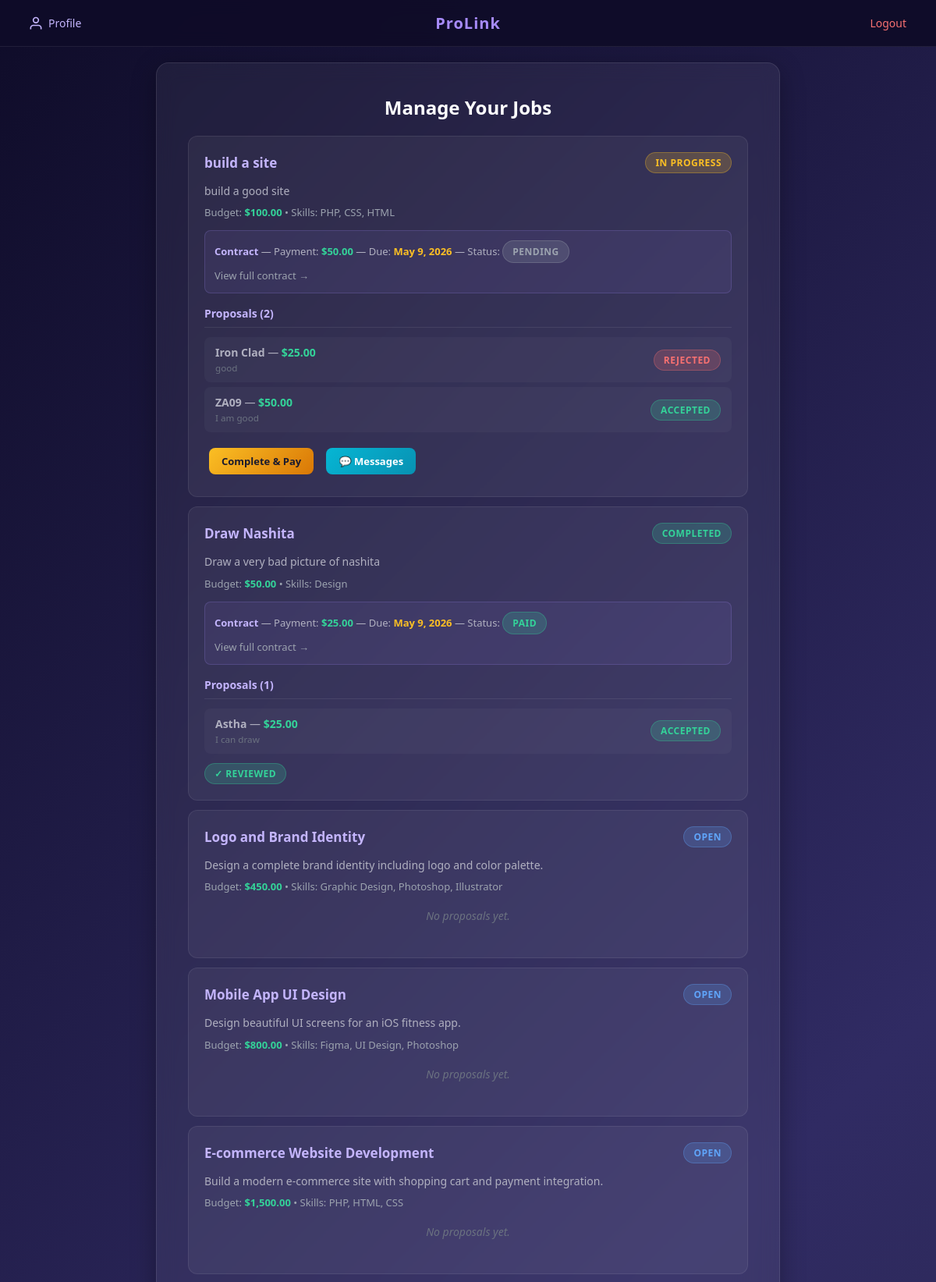
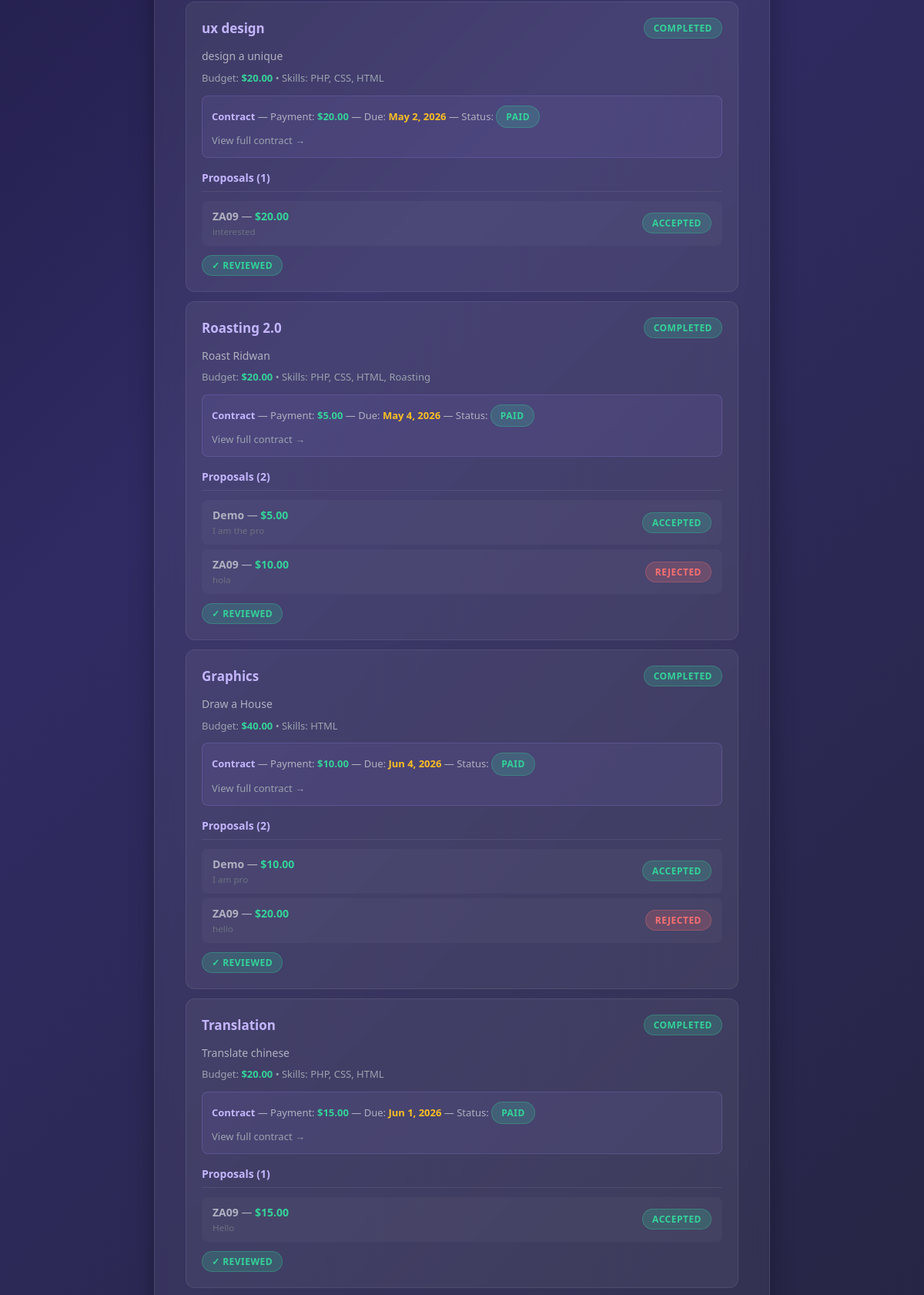
Page /prolink/client/manage_jobs.php (signed in, upper part) on the committed database (2 pictures, top to bottom).
### tables this page shows
CREATE TABLE `jobs` (
  `job_id` int(11) NOT NULL,
  `user_id` int(11) NOT NULL,
  `title` varchar(255) NOT NULL,
  `description` text NOT NULL,
  `budget` decimal(10,2) DEFAULT NULL,
  `job_status` enum('open','in_progress','completed') DEFAULT 'open',
  `skills` varchar(255) DEFAULT NULL
);

CREATE TABLE `contracts` (
  `contract_id` int(11) NOT NULL,
  `job_id` int(11) NOT NULL,
  `client_id` int(11) NOT NULL,
  `freelancer_id` int(11) NOT NULL,
  `title` varchar(255) NOT NULL,
  `description` text NOT NULL,
  `amount` decimal(10,2) NOT NULL,
  `due_date` date NOT NULL,
  `payment_status` enum('pending','paid') DEFAULT 'pending',
  `created_at` timestamp NOT NULL DEFAULT current_timestamp()
);

CREATE TABLE `proposals` (
  `proposal_id` int(11) NOT NULL,
  `job_id` int(11) NOT NULL,
  `freelancer_id` int(11) NOT NULL,
  `bid_amount` decimal(10,2) NOT NULL,
  `status` enum('pending','accepted','rejected') DEFAULT 'pending',
  `cover_letter` text DEFAULT NULL,
  `submitted_at` timestamp NOT NULL DEFAULT current_timestamp()
);

CREATE TABLE `users` (
  `user_id` int(11) NOT NULL,
  `name` varchar(100) DEFAULT NULL,
  `email` varchar(100) NOT NULL,
  `password_hash` varchar(255) NOT NULL,
  `type` enum('client','freelancer') NOT NULL,
  `company_name` varchar(100) DEFAULT NULL,
  `total_spent` decimal(12,2) DEFAULT 0.00,
  `bio` text DEFAULT NULL,
  `hourly_rate` decimal(10,2) DEFAULT NULL
);

### prolink/client/manage_jobs.php (the view, shortened to what this page needs)
<?php
include('../config/db.php');
$client_id = $_SESSION['user_id'];
$jobs = $conn->prepare("SELECT * FROM jobs WHERE user_id=? ORDER BY job_id DESC");
$jobs->bind_param("i", $client_id);
$jobs->execute();
$jobsResult = $jobs->get_result();
?>
<!DOCTYPE html>
<html>
<head>
    <link rel="stylesheet" href="../css/style.css">
</head>
<body class="has-navbar">
    <?php include('../includes/navbar.php'); ?>
    <div class="container container-wide">
        <h2>Manage Your Jobs</h2>
        <?php while ($job = $jobsResult->fetch_assoc()):
            $jid = $job['job_id'];
            $status = $job['job_status'] ?? 'open';
            $proposalsStmt = $conn->prepare("SELECT p.*, u.name, u.email FROM proposals p JOIN users u ON p.freelancer_id = u.user_id WHERE p.job_id=? ORDER BY p.proposal_id DESC");
            $proposalsStmt->bind_param("i", $jid);
            $proposalsStmt->execute();
            $proposalsResult = $proposalsStmt->get_result();
            $revCheck = $conn->prepare("SELECT review_id FROM reviews WHERE job_id=? AND reviewer_id=?");
            $revCheck->bind_param("ii", $jid, $client_id);
            $revCheck->execute();
            $alreadyReviewed = $revCheck->get_result()->num_rows > 0;
            $accProposal = $conn->prepare("SELECT freelancer_id FROM proposals WHERE job_id=? AND status='accepted'");
            $accProposal->bind_param("i", $jid);
            $accProposal->execute();
            $accResult = $accProposal->get_result();
            $acceptedFreelancer = ($accResult->num_rows > 0) ? $accResult->fetch_assoc()['freelancer_id'] : null;
            $contractStmt = $conn->prepare("SELECT * FROM contracts WHERE job_id=?");
            $contractStmt->bind_param("i", $jid);
            $contractStmt->execute();
            $contractResult = $contractStmt->get_result();
            $contract = ($contractResult->num_rows > 0) ? $contractResult->fetch_assoc() : null;
            ?>
            <div class="card">
                <div class="card-footer" style="margin-top:0; margin-bottom:12px;">
                    <h3 style="margin:0;"><?php echo htmlspecialchars($job['title']); ?></h3>
                    <span class="badge badge-<?php echo str_replace('_', '-', $status); ?>">
                        <?php echo ucfirst(str_replace('_', ' ', $status)); ?>
                    </span>
                </div>
                <p><?php echo htmlspecialchars($job['description']); ?></p>
                <?php if (!empty($job['budget'])): ?>
                    <p style="font-size:13px; color:#9ca3af; margin-top:6px;">
                        Budget: <strong class="bid-amount">$<?php echo number_format($job['budget'], 2); ?></strong>
                        <?php if (!empty($job['skills'])): ?>
                            • Skills: <?php echo htmlspecialchars($job['skills']); ?>
                        <?php endif; ?>
                    </p>
                <?php endif; ?>
                <?php if ($contract): ?>
                    <div
                        style="margin-top:12px; padding:12px; background:rgba(167,139,250,0.08); border-radius:8px; border:1px solid rgba(167,139,250,0.2);">
                        <p style="font-size:13px; margin-bottom:4px;">
                            <strong style="color:#c4b5fd;">Contract</strong>
                            — Payment: <strong class="bid-amount">$<?php echo number_format($contract['amount'], 2); ?></strong>
                            — Due: <strong
                                style="color:#fbbf24;"><?php echo date('M j, Y', strtotime($contract['due_date'])); ?></strong>
                            — Status: <span
                                class="badge badge-<?php echo ($contract['payment_status'] === 'paid') ? 'completed' : 'pending'; ?>">
                                <?php echo ucfirst($contract['payment_status']); ?>
                            </span>
                        </p>
                        <a href="view_contract.php?contract_id=<?php echo $contract['contract_id']; ?>" class="link-subtle">View
                            full contract →</a>
                    </div>
                <?php endif; ?>
                <?php if ($proposalsResult->num_rows > 0): ?>
                    <h4 class="section-title" style="font-size:14px; margin-top:16px;">
                        Proposals (<?php echo $proposalsResult->num_rows; ?>)
                    </h4>
                    <?php while ($proposal = $proposalsResult->fetch_assoc()): ?>
                        <div class="bid-item">
                            <div class="bid-info">
                                <strong><?php echo htmlspecialchars($proposal['name'] ?? $proposal['email']); ?></strong>
                                — <span class="bid-amount">$<?php echo number_format($proposal['bid_amount'], 2); ?></span>
                                <br>
                                <small style="color:#6b7280;"><?php echo htmlspecialchars($proposal['cover_letter']); ?></small>
                            </div>
                            <div>
                                <?php if ($status === 'open' && ($proposal['status'] ?? 'pending') === 'pending'): ?>
                                    <a href="create_contract.php?job_id=<?php echo $jid; ?>&proposal_id=<?php echo $proposal['proposal_id']; ?>&freelancer_id=<?php echo $proposal['freelancer_id']; ?>"
                                        class="btn btn-sm post">Accept & Create Contract</a>
                                <?php else: ?>
                                    <span class="badge badge-<?php echo $proposal['status'] ?? 'pending'; ?>">
                                        <?php echo ucfirst($proposal['status'] ?? 'pending'); ?>
                                    </span>
                                <?php endif; ?>
                            </div>
                        </div>
                    <?php endwhile; ?>
                <?php else: ?>
                    <p class="empty-state" style="padding:10px;">No proposals yet.</p>
                <?php endif; ?>
                <div class="card-footer">
                    <div>
                        <?php if ($status === 'in_progress' && $contract): ?>
                            <a href="complete_job.php?job_id=<?php echo $jid; ?>&contract_id=<?php echo $contract['contract_id']; ?>"
                                class="btn btn-sm btn-amber">Complete & Pay</a>
                            <a href="../includes/messages.php?job_id=<?php echo $jid; ?>" class="btn btn-sm btn-message">💬
                                Messages</a>
                        <?php endif; ?>
                        <?php if ($status === 'completed' && $acceptedFreelancer && !$alreadyReviewed): ?>
                            <a href="review.php?job_id=<?php echo $jid; ?>&freelancer_id=<?php echo $acceptedFreelancer; ?>"
                                class="btn btn-sm btn-purple">Leave Review</a>
                        <?php elseif ($status === 'completed' && $alreadyReviewed): ?>
                            <span class="badge badge-completed">✓ Reviewed</span>
                        <?php endif; ?>
                    </div>
                </div>
            </div>
        <?php endwhile; ?>
    </div>
</body>
</html>

### prolink/css/style.css (style rules this page uses)
* { box-sizing: border-box; margin: 0; padding: 0; }
body { min-height: 100vh; display: flex; flex-direction: column; justify-content: center; align-items: center; background: linear-gradient(135deg, #0f0c29, #302b63, #24243e); font-family: 'Segoe UI', Arial, sans-serif; color: #e0e0e0; padding: 20px; }
body.has-navbar { padding-top: 80px; justify-content: flex-start; }
.container { text-align: center; background: rgba(255, 255, 255, 0.06); backdrop-filter: blur(12px); padding: 40px; border-radius: 16px; border: 1px solid rgba(255, 255, 255, 0.1); box-shadow: 0 8px 32px rgba(0, 0, 0, 0.3); max-width: 500px; width: 100%; }
.container-wide { max-width: 800px; }
h1, h2 { margin-bottom: 20px; color: #fff; }
h3 { color: #c4b5fd; margin-bottom: 8px; }
p { color: #b0b0c0; line-height: 1.6; }
a { color: #a78bfa; }
.btn { display: inline-block; margin: 8px 6px; padding: 12px 24px; min-width: 140px; text-decoration: none; color: white; border-radius: 10px; font-size: 15px; font-weight: 600; border: none; cursor: pointer; transition: transform 0.2s, box-shadow 0.2s, opacity 0.2s; text-align: center; }
.btn-amber { background: linear-gradient(135deg, #fbbf24, #d97706); color: #1a1a2e; }
.btn-sm { padding: 8px 16px; min-width: auto; font-size: 13px; border-radius: 8px; }
.card { background: rgba(255, 255, 255, 0.05); border: 1px solid rgba(255, 255, 255, 0.08); border-radius: 12px; padding: 20px; margin: 12px 0; text-align: left; transition: border-color 0.2s; }
.card h3 { margin-bottom: 6px; font-size: 17px; }
.card p { font-size: 14px; margin-bottom: 6px; }
.card-footer { display: flex; align-items: center; justify-content: space-between; margin-top: 12px; flex-wrap: wrap; gap: 8px; }
.badge { display: inline-block; padding: 4px 12px; border-radius: 20px; font-size: 12px; font-weight: 600; text-transform: uppercase; letter-spacing: 0.5px; }
.badge-open { background: rgba(96, 165, 250, 0.2); color: #60a5fa; border: 1px solid rgba(96, 165, 250, 0.3); }
.badge-in-progress { background: rgba(251, 191, 36, 0.2); color: #fbbf24; border: 1px solid rgba(251, 191, 36, 0.3); }
.badge-completed { background: rgba(52, 211, 153, 0.2); color: #34d399; border: 1px solid rgba(52, 211, 153, 0.3); }
.badge-pending { background: rgba(156, 163, 175, 0.2); color: #9ca3af; border: 1px solid rgba(156, 163, 175, 0.3); }
.badge-accepted { background: rgba(52, 211, 153, 0.2); color: #34d399; border: 1px solid rgba(52, 211, 153, 0.3); }
.badge-rejected { background: rgba(248, 113, 113, 0.2); color: #f87171; border: 1px solid rgba(248, 113, 113, 0.3); }
.section-title { text-align: left; font-size: 18px; color: #c4b5fd; margin: 24px 0 12px; padding-bottom: 8px; border-bottom: 1px solid rgba(255, 255, 255, 0.08); }
.bid-item { display: flex; justify-content: space-between; align-items: center; padding: 10px 14px; background: rgba(255, 255, 255, 0.03); border-radius: 8px; margin: 6px 0; flex-wrap: wrap; gap: 8px; }
.bid-info { font-size: 14px; color: #b0b0c0; }
.bid-amount { font-weight: 700; color: #34d399; }
.empty-state { color: #6b7280; font-style: italic; padding: 20px; text-align: center; }
.link-subtle { color: #9ca3af; text-decoration: none; font-size: 13px; }
.btn-message { background: linear-gradient(135deg, #06b6d4, #0891b2); }

### rows in the picture
jobs: title "build a site", job_status "IN PROGRESS", description "build a good site", budget "100.00", skills "PHP, CSS, HTML", contracts.amount "50.00", contracts.due_date "May 9, 2026", contracts.payment_status "PENDING", num_rows "2"
proposals: freelancer.name "Iron Clad", bid_amount "25.00", cover_letter "good", status "REJECTED"
proposals: freelancer.name "ZA09", bid_amount "50.00", cover_letter "I am good", status "ACCEPTED"
jobs: title "Draw Nashita", job_status "COMPLETED", description "Draw a very bad picture of nashita", budget "50.00", skills "Design", contracts.amount "25.00", contracts.due_date "May 9, 2026", contracts.payment_status "PAID", num_rows "1", shows "✓ REVIEWED"
proposals: freelancer.name "Astha", bid_amount "25.00", cover_letter "I can draw", status "ACCEPTED"
jobs: title "Logo and Brand Identity", job_status "OPEN", description "Design a complete brand identity including logo and color palette.", budget "450.00", skills "Graphic Design, Photoshop, Illustrator", shows "No proposals yet."
jobs: title "Mobile App UI Design", job_status "OPEN", description "Design beautiful UI screens for an iOS fitness app.", budget "800.00", skills "Figma, UI Design, Photoshop", shows "No proposals yet."
jobs: title "E-commerce Website Development", job_status "OPEN", description "Build a modern e-commerce site with shopping cart and payment integration.", budget "1,500.00", skills "PHP, HTML, CSS", shows "No proposals yet."
jobs: title "ux design", job_status "COMPLETED", description "design a unique", budget "20.00", skills "PHP, CSS, HTML", contracts.amount "20.00", contracts.due_date "May 2, 2026", contracts.payment_status "PAID", num_rows "1", shows "✓ REVIEWED"
proposals: freelancer.name "ZA09", bid_amount "20.00", cover_letter "interested", status "ACCEPTED"
jobs: title "Roasting 2.0", job_status "COMPLETED", description "Roast Ridwan", budget "20.00", skills "PHP, CSS, HTML, Roasting", contracts.amount "5.00", contracts.due_date "May 4, 2026", contracts.payment_status "PAID", num_rows "2", shows "✓ REVIEWED"
proposals: freelancer.name "Demo", bid_amount "5.00", cover_letter "I am the pro", status "ACCEPTED"
proposals: freelancer.name "ZA09", bid_amount "10.00", cover_letter "hola", status "REJECTED"
jobs: title "Graphics", job_status "COMPLETED", description "Draw a House", budget "40.00", skills "HTML", contracts.amount "10.00", contracts.due_date "Jun 4, 2026", contracts.payment_status "PAID", num_rows "2", shows "✓ REVIEWED"
proposals: freelancer.name "Demo", bid_amount "10.00", cover_letter "I am pro", status "ACCEPTED"
proposals: freelancer.name "ZA09", bid_amount "20.00", cover_letter "hello", status "REJECTED"
jobs: title "Translation", job_status "COMPLETED", description "Translate chinese", budget "20.00", skills "PHP, CSS, HTML", contracts.amount "15.00", contracts.due_date "Jun 1, 2026", contracts.payment_status "PAID", num_rows "1", shows "✓ REVIEWED"
proposals: freelancer.name "ZA09", bid_amount "15.00", cover_letter "Hello", status "ACCEPTED"
